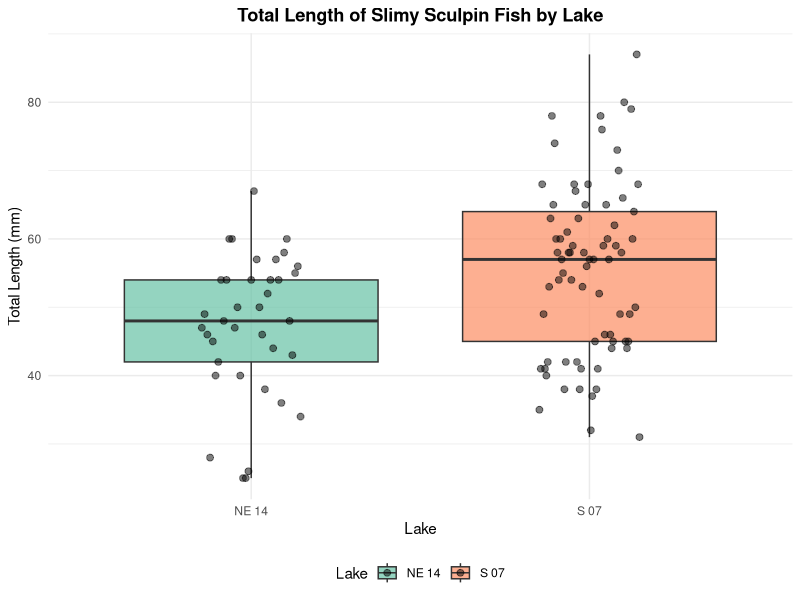
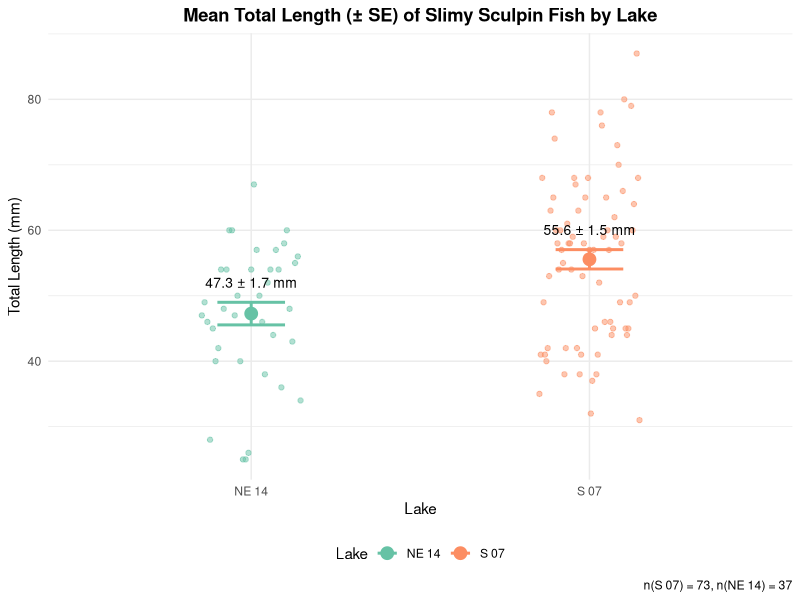
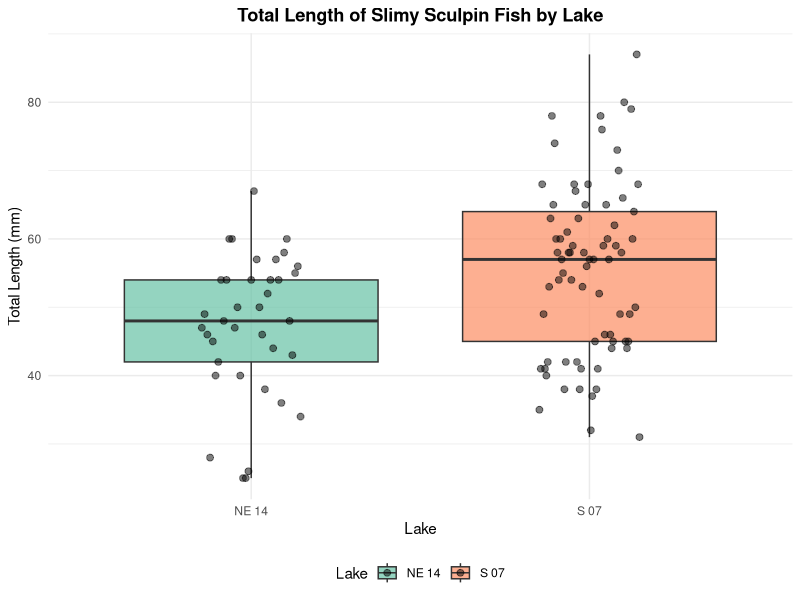
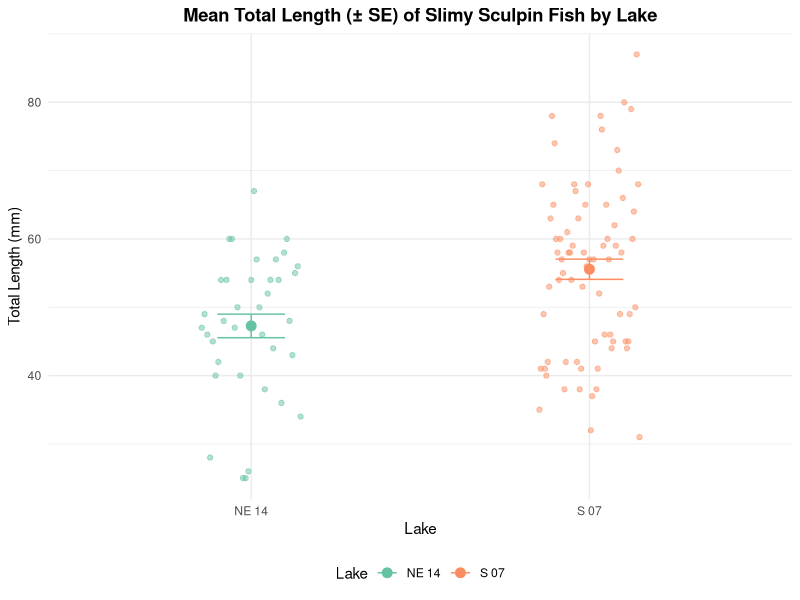
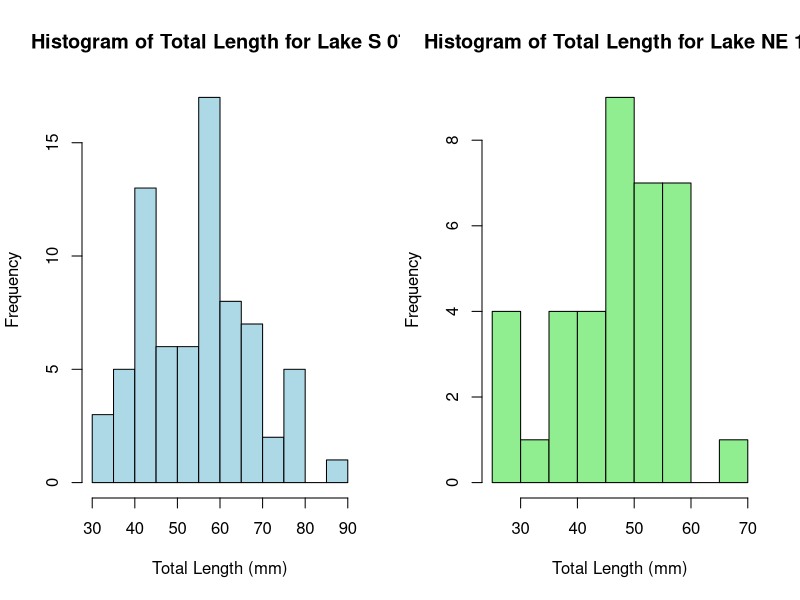
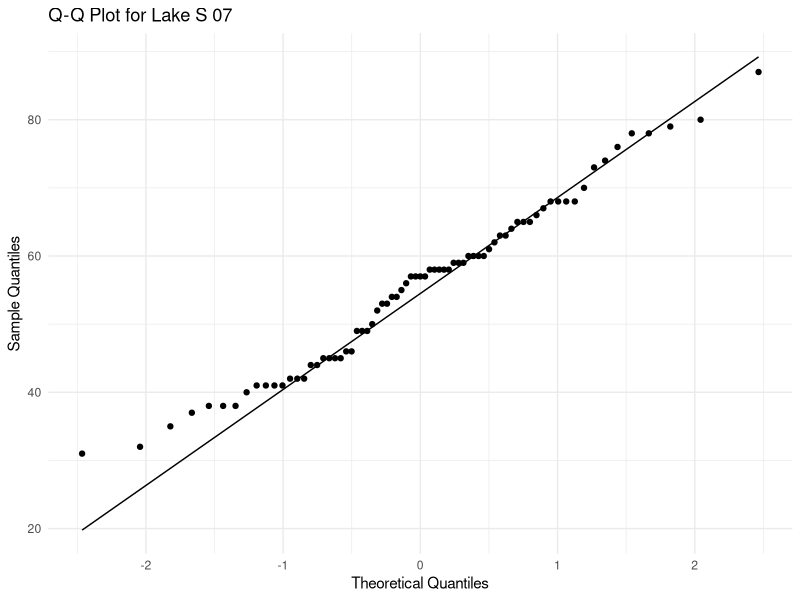
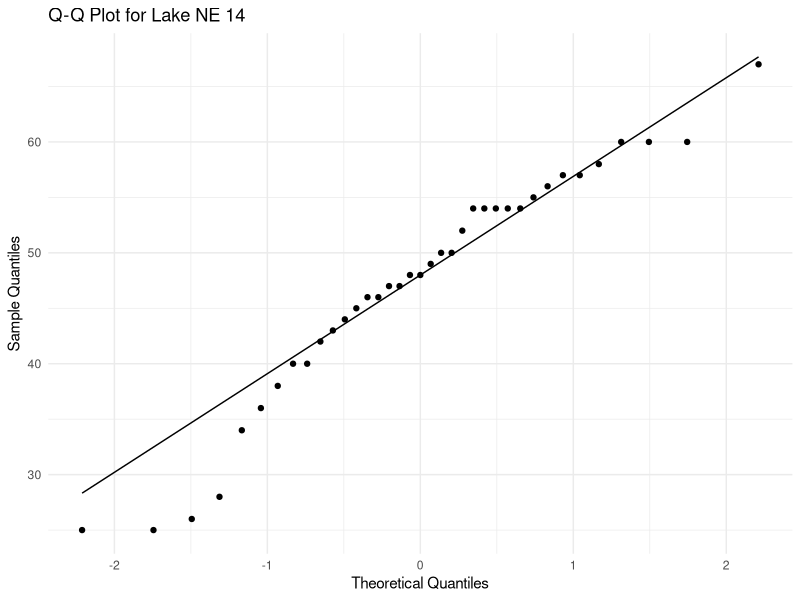
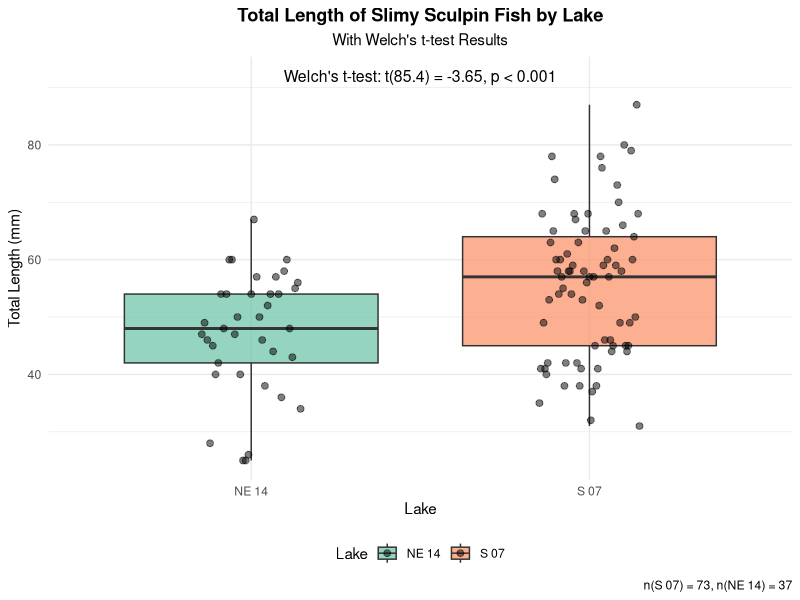

Reproduce these figures in R, in order.
## ---- chunk 1
knitr::opts_chunk$set(echo = TRUE, warning = FALSE, message = FALSE)
## ---- chunk 2
# Load required libraries
library(tidyverse)
library(car)  # For Levene's test

# Load the data
sculpin_data <- read_csv("data/sculpin.csv")

# Preview the data
head(sculpin_data)
## ---- chunk 3
# Structure of the dataset
str(sculpin_data)

# Summary statistics
summary(sculpin_data)

# Check for missing values
colSums(is.na(sculpin_data))
## ---- chunk 4
# Select lakes for comparison
lakes_to_compare <- c("S 07", "NE 14")

# Filter data
sculpin_filtered <- sculpin_data %>%
  filter(lake %in% lakes_to_compare) %>%
  filter(!is.na(total_length_mm))

# Create individual datasets for each lake
s07_data <- sculpin_filtered %>% filter(lake == "S 07")
ne14_data <- sculpin_filtered %>% filter(lake == "NE 14")

# Check the number of observations per lake and get basic statistics
lake_stats <- sculpin_filtered %>%
  group_by(lake) %>%
  summarize(
    n = n(),
    mean = mean(total_length_mm),
    sd = sd(total_length_mm),
    se = sd / sqrt(n),
    var = var(total_length_mm)
  )

print(lake_stats)
## ---- chunk 5
# Create boxplot with individual points
ggplot(sculpin_filtered, aes(x = lake, y = total_length_mm, fill = lake)) +
  geom_boxplot(alpha = 0.7, outlier.shape = NA) +
  geom_point(position = position_dodge2(width = 0.3), 
             alpha = 0.5, size = 2) +
  labs(
    title = "Total Length of Slimy Sculpin Fish by Lake",
    x = "Lake",
    y = "Total Length (mm)",
    fill = "Lake"
  ) +
  theme_minimal() +
  theme(
    plot.title = element_text(hjust = 0.5, face = "bold"),
    legend.position = "bottom"
  ) +
  scale_fill_brewer(palette = "Set2")
## ---- chunk 6
# Calculate means and standard errors
lake_means <- sculpin_filtered %>%
  group_by(lake) %>%
  summarize(
    mean = mean(total_length_mm),
    se = sd(total_length_mm) / sqrt(n())
  )

# Create mean and standard error plot with data points
ggplot() +
  # Add individual data points in the background
  geom_point(data = sculpin_filtered, 
             aes(x = lake, y = total_length_mm, color = lake),
             position = position_dodge2(width = 0.3), 
             alpha = 0.5, size = 1.5) +
  # Add mean and standard error
  geom_point(data = lake_means, 
             aes(x = lake, y = mean, color = lake),
             size = 4) +
  geom_errorbar(data = lake_means, 
                aes(x = lake, ymin = mean - se, ymax = mean + se, color = lake),
                width = 0.2, size = 1) +
  # Add annotations for the means
  geom_text(data = lake_means,
            aes(x = lake, y = mean + se + 3, 
                label = paste0(round(mean, 1), " ± ", round(se, 1), " mm")),
            size = 3.5) +
  labs(
    title = "Mean Total Length (± SE) of Slimy Sculpin Fish by Lake",
    x = "Lake",
    y = "Total Length (mm)",
    color = "Lake",
    caption = paste0("n(S 07) = ", nrow(s07_data), ", n(NE 14) = ", nrow(ne14_data))
  ) +
  theme_minimal() +
  theme(
    plot.title = element_text(hjust = 0.5, face = "bold"),
    legend.position = "bottom"
  ) +
  scale_color_brewer(palette = "Set2")
## ---- chunk 7

ggplot(sculpin_filtered, aes(x = lake, y = total_length_mm, fill = lake)) +
  geom_boxplot(alpha = 0.7, outlier.shape = NA) +
  geom_point(position = position_dodge2(width = 0.3), 
             alpha = 0.5, size = 2) +
  labs(
    title = "Total Length of Slimy Sculpin Fish by Lake",
    x = "Lake",
    y = "Total Length (mm)",
    fill = "Lake"
  ) +
  theme_minimal() +
  theme(
    plot.title = element_text(hjust = 0.5, face = "bold"),
    legend.position = "bottom"
  ) +
  scale_fill_brewer(palette = "Set2")
## ---- chunk 8
# Create mean and standard error plot with data points
ggplot(sculpin_filtered, aes(x = lake, y = total_length_mm, color = lake)) +
  # Add individual data points in the background
  geom_point(position = position_dodge2(width = 0.3), 
             alpha = 0.5, size = 1.5) +
  # Add mean and standard error
  stat_summary(fun = mean, geom = "point", size = 3) +
  stat_summary(fun.data = mean_se, geom = "errorbar", width = 0.2) +
  labs(
    title = "Mean Total Length (± SE) of Slimy Sculpin Fish by Lake",
    x = "Lake",
    y = "Total Length (mm)",
    color = "Lake"
  ) +
  theme_minimal() +
  theme(
    plot.title = element_text(hjust = 0.5, face = "bold"),
    legend.position = "bottom"
  ) +
  scale_color_brewer(palette = "Set2")
## ---- chunk 9
# Create histograms for both lakes
par(mfrow = c(1, 2))

# Lake S 07
hist(s07_data$total_length_mm, 
     main = "Histogram of Total Length for Lake S 07",
     xlab = "Total Length (mm)",
     col = "lightblue",
     breaks = 10)

# Lake NE 14
hist(ne14_data$total_length_mm, 
     main = "Histogram of Total Length for Lake NE 14",
     xlab = "Total Length (mm)",
     col = "lightgreen",
     breaks = 8)
## ---- chunk 10
# QQ plot for Lake S 07
ggplot(data = s07_data, aes(sample = total_length_mm)) +
  stat_qq() +
  stat_qq_line() +
  labs(
    title = "Q-Q Plot for Lake S 07",
    x = "Theoretical Quantiles",
    y = "Sample Quantiles"
  ) +
  theme_minimal()
## ---- chunk 11
# QQ plot for Lake NE 14
ggplot(data = ne14_data, aes(sample = total_length_mm)) +
  stat_qq() +
  stat_qq_line() +
  labs(
    title = "Q-Q Plot for Lake NE 14",
    x = "Theoretical Quantiles",
    y = "Sample Quantiles"
  ) +
  theme_minimal()
## ---- chunk 12
# Shapiro-Wilk test for Lake S 07
shapiro_s07 <- shapiro.test(s07_data$total_length_mm)
print("Shapiro-Wilk test for Lake S 07:")
print(shapiro_s07)

# Shapiro-Wilk test for Lake NE 14
shapiro_ne14 <- shapiro.test(ne14_data$total_length_mm)
print("Shapiro-Wilk test for Lake NE 14:")
print(shapiro_ne14)

# Summary table
shapiro_results <- data.frame(
  Lake = c("S 07", "NE 14"),
  W_statistic = c(shapiro_s07$statistic, shapiro_ne14$statistic),
  p_value = c(shapiro_s07$p.value, shapiro_ne14$p.value),
  is_normal = c(shapiro_s07$p.value > 0.05, shapiro_ne14$p.value > 0.05)
)

knitr::kable(shapiro_results, caption = "Shapiro-Wilk Test Results")
## ---- chunk 13
# Calculate variances for each group
s07_variance <- var(s07_data$total_length_mm)
ne14_variance <- var(ne14_data$total_length_mm)

# Print variances
cat("Variance for Lake S 07:", s07_variance, "\n")
cat("Variance for Lake NE 14:", ne14_variance, "\n")

# Calculate variance ratio
variance_ratio <- max(s07_variance, ne14_variance) / min(s07_variance, ne14_variance)
cat("Variance ratio (larger/smaller):", variance_ratio, "\n")

# Levene's test for homogeneity of variances
levene_test <- leveneTest(total_length_mm ~ lake, data = sculpin_filtered)
print(levene_test)
## ---- chunk 14
# Perform Welch's t-test (unequal variances)
welch_t_test <- t.test(
  total_length_mm ~ lake,
  data = sculpin_filtered,
  var.equal = FALSE  # This specifies Welch's t-test
)

# Display the results
print("Welch's t-test results:")
print(welch_t_test)

# Extract key values for reporting
t_statistic <- round(welch_t_test$statistic, 2)
df <- welch_t_test$parameter  # Note: This will be a non-integer for Welch's t-test
p_value <- welch_t_test$p.value
mean_diff <- round(diff(welch_t_test$estimate), 2)
## ---- chunk 15
# Create a plot with the t-test results
p_value_text <- ifelse(p_value < 0.001, "p < 0.001", paste("p =", round(p_value, 3)))

ggplot(sculpin_filtered, aes(x = lake, y = total_length_mm, fill = lake)) +
  geom_boxplot(alpha = 0.7, outlier.shape = NA) +
  geom_point(position = position_dodge2(width = 0.3), 
             alpha = 0.5, size = 2) +
  annotate("text", x = 1.5, y = max(sculpin_filtered$total_length_mm) + 5,
           label = paste0("Welch's t-test: t(", round(df, 1), ") = ", t_statistic, ", ", p_value_text),
           size = 4) +
  labs(
    title = "Total Length of Slimy Sculpin Fish by Lake",
    subtitle = "With Welch's t-test Results",
    x = "Lake",
    y = "Total Length (mm)",
    fill = "Lake",
    caption = paste0("n(S 07) = ", nrow(s07_data), ", n(NE 14) = ", nrow(ne14_data))
  ) +
  theme_minimal() +
  theme(
    plot.title = element_text(hjust = 0.5, face = "bold"),
    plot.subtitle = element_text(hjust = 0.5),
    legend.position = "bottom"
  ) +
  scale_fill_brewer(palette = "Set2")
## ---- chunk 16
# Calculate means and standard errors for reporting
mean_se_by_lake <- sculpin_filtered %>%
  group_by(lake) %>%
  summarize(
    n = n(),
    mean = mean(total_length_mm),
    sd = sd(total_length_mm),
    se = sd / sqrt(n)
  )

print(mean_se_by_lake)

# Calculate percent difference
percent_diff <- abs(diff(mean_se_by_lake$mean)) / min(mean_se_by_lake$mean) * 100
